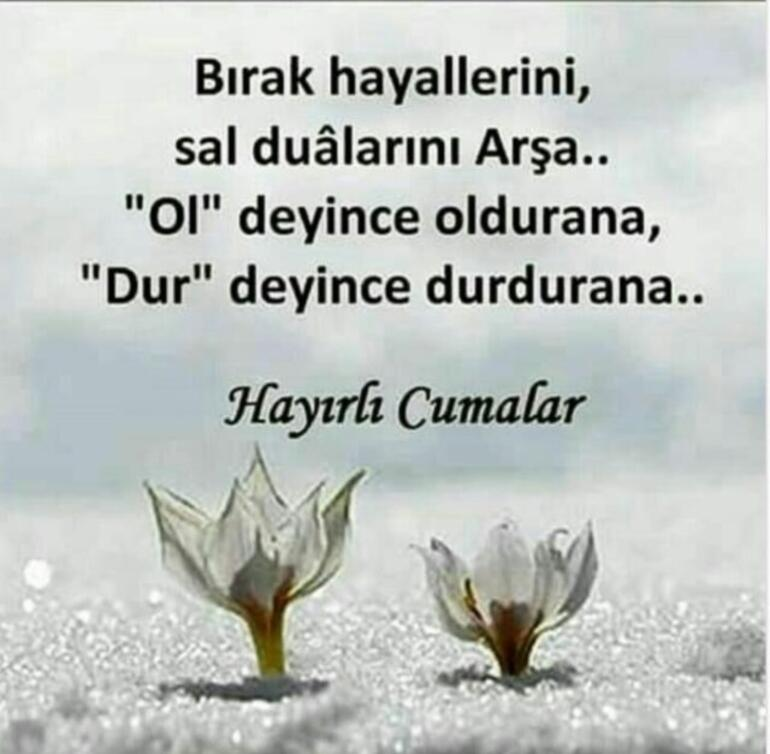
#> input picture resimden metin okuma/foto.jpg, 770 x 754 px
$ python 'gürültülü resim okuma denemesi.py'
#> lines starting #> are read from the running program, lines starting #| are printed output that depends on the picture; after the words box and inside, x2 and y2 are one past the last pixel; in counts of white or black regions, pixels touching at a corner belong together
import pytesseract
import cv2
import numpy as np
from PIL import Image
pytesseract.pytesseract.tesseract_cmd="C:\\Program Files\\Tesseract-OCR\\tesseract.exe"
kaynak_yolu=""

def metin_oku(img_yolu):
#> called with img_yolu = 'foto.jpg'
    img=cv2.imread(img_yolu)
#> img is the input picture: shape (754, 770, 3); mean B, G, R 192.3, 195.8, 191.5
    img=cv2.cvtColor(img,cv2.COLOR_BGR2GRAY)
#> img: shape (754, 770)
    ret,img=cv2.threshold(img,25,255,cv2.THRESH_BINARY)
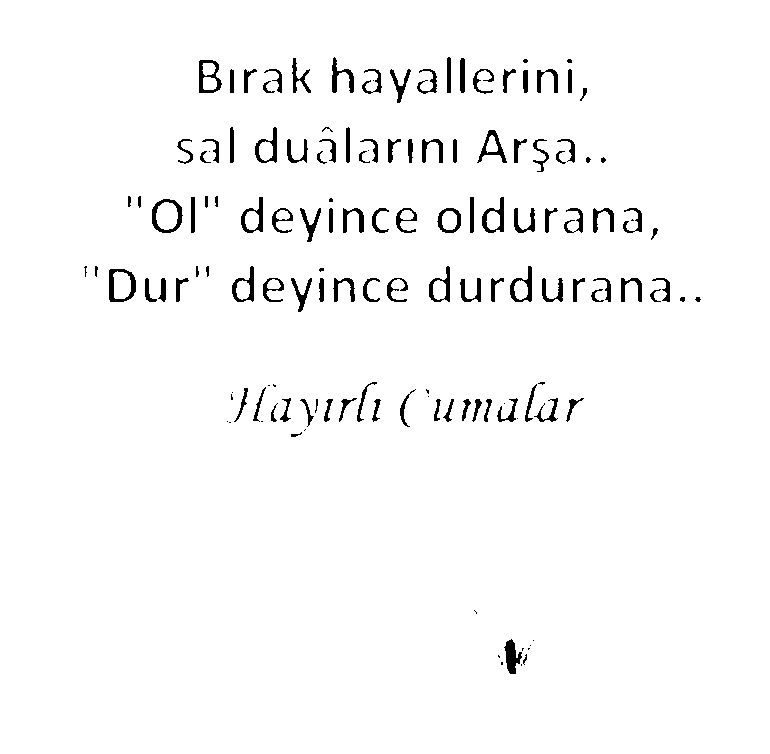
#> img: shape (754, 770); 97.3% white; 143 black regions (31 under 20 px), largest, box (x1, y1, x2, y2) and area: (109, 269, 136, 302) 376, (152, 199, 183, 233) 360, (504, 639, 522, 674) 349
    cv2.imwrite(kaynak_yolu+"gurultusuz.jpg",img)
#> (the run stopped early here; a loop or call above may not have finished)
